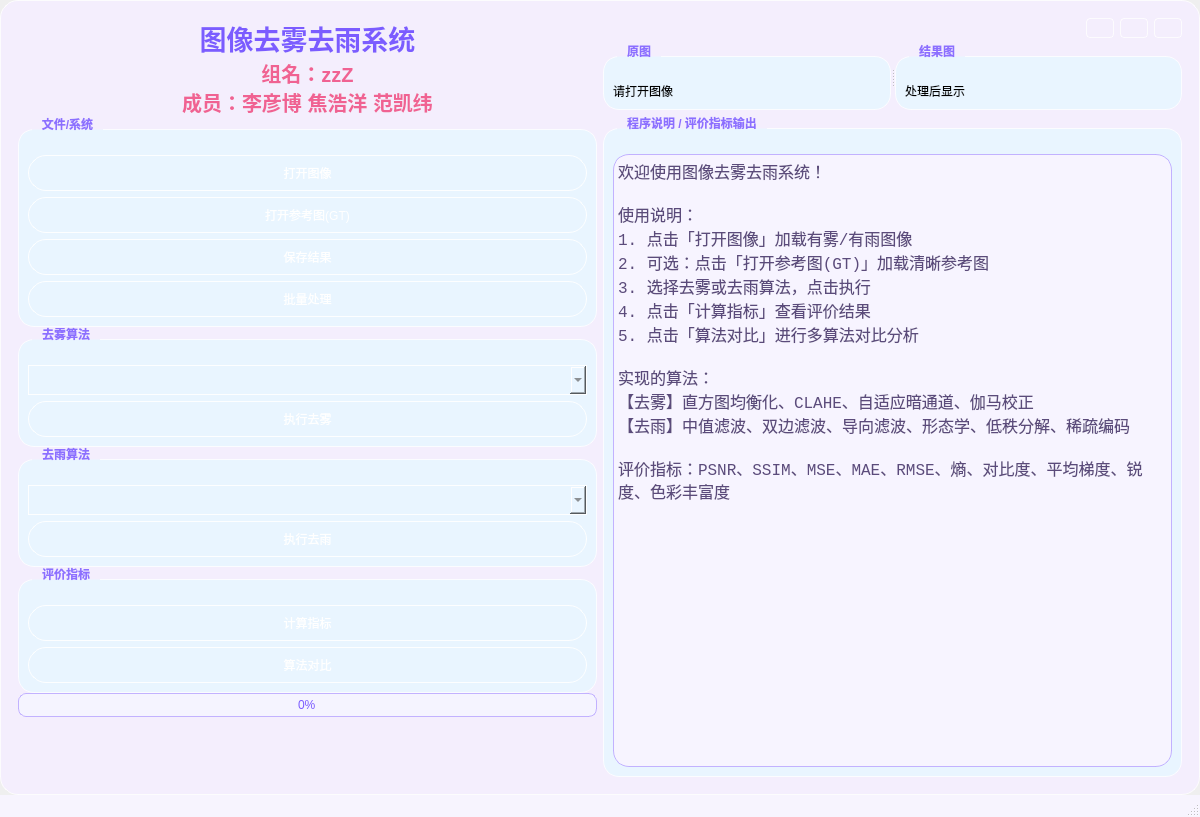
<?xml version="1.0" encoding="UTF-8"?>
<ui version="4.0">
 <class>MainWindow</class>
 <widget class="QMainWindow" name="MainWindow">
  <property name="geometry">
   <rect>
    <x>0</x>
    <y>0</y>
    <width>1200</width>
    <height>817</height>
   </rect>
  </property>
  <property name="windowTitle">
   <string>图像去雾去雨系统 - 数字图像处理大作业</string>
  </property>
  <property name="styleSheet">
   <string notr="true">            /* 梦幻可爱 · 粉蓝磨砂主题 */
            QMainWindow {
                background-color: qlineargradient(
                    x1:0, y1:0, x2:1, y2:1,
                    stop:0 rgba(242, 231, 255, 1.0),   /* 淡淡的薰衣草紫 */
                    stop:1 rgba(222, 244, 255, 1.0)    /* 浅浅的天空蓝 */
                );
            }

            /* 中央面板：略深一点的粉蓝磨砂玻璃块 */
            QWidget#centralwidget {
                background-color: rgba(245, 238, 255, 0.88);
                border-radius: 18px;
                border: 1px solid rgba(255, 255, 255, 0.8);
            }

            /* 分组框：柔和粉蓝，圆角更大一点 */
            QGroupBox {
                font-weight: bold;
                border: 1px solid rgba(255, 255, 255, 0.75);
                border-radius: 16px;
                margin-top: 12px;
                padding-top: 16px;
                background-color: rgba(233, 245, 255, 0.95);
                color: #555555;
            }

            QGroupBox::title {
                subcontrol-origin: margin;
                left: 14px;
                padding: 0 8px;
                color: #8c6fff;  /* 柔和紫色标题 */
            }

            /* 顶部标题和组员信息，更梦幻的文字颜色 */
            QLabel#labelTitle {
                color: #7b5cff;
            }

            QLabel#labelInfo {
                color: #f06292;  /* 甜甜的粉色 */
            }

            /* 通用按钮：圆润的粉蓝渐变按钮 */
            QPushButton {
                background-color: qlineargradient(
                    x1:0, y1:0, x2:1, y2:1,
                    stop:0 rgba(255, 183, 213, 1.0),   /* 粉色 */
                    stop:1 rgba(179, 205, 255, 1.0)    /* 淡蓝 */
                );
                color: #ffffff;
                border: 1px solid rgba(255, 255, 255, 0.9);
                padding: 8px 20px;
                border-radius: 18px;
            }

            QPushButton:hover {
                background-color: qlineargradient(
                    x1:0, y1:0, x2:1, y2:1,
                    stop:0 rgba(255, 198, 222, 1.0),
                    stop:1 rgba(189, 215, 255, 1.0)
                );
            }

            QPushButton:pressed {
                background-color: qlineargradient(
                    x1:0, y1:0, x2:1, y2:1,
                    stop:0 rgba(247, 147, 191, 1.0),
                    stop:1 rgba(159, 188, 245, 1.0)
                );
            }

            /* 下拉框：与按钮协调的粉蓝配色 */
            QComboBox {
                padding: 6px 10px;
                border: 1px solid rgba(255, 255, 255, 0.9);
                border-radius: 16px;
                background-color: rgba(233, 245, 255, 0.95);
                color: #555555;
            }

            QComboBox QAbstractItemView {
                background-color: rgba(248, 244, 255, 0.98);
                color: #555555;
                border: none;          /* 去掉边框，避免黑边 */
                padding: 0px;          /* 去掉上下额外留白 */
                margin: 0px;
                outline: none;
                selection-background-color: rgba(188, 170, 255, 0.9);
            }

            /* 程序说明 / 评价指标输出：淡紫信息面板 */
            QTextEdit#textInfo {
                background-color: rgba(248, 244, 255, 0.96);
                border-radius: 16px;
                border: 1px solid rgba(188, 170, 255, 0.9);
                color: #5b4b7b;
            }

            /* 滚动条：与整体粉紫主题统一 */
            QScrollBar:vertical {
                background: transparent;
                width: 10px;
                margin: 4px 2px 4px 2px;
                border-radius: 5px;
            }

            QScrollBar::handle:vertical {
                background: qlineargradient(
                    x1:0, y1:0, x2:1, y2:1,
                    stop:0 rgba(205, 186, 255, 0.9),
                    stop:1 rgba(179, 205, 255, 0.9)
                );
                border-radius: 5px;
                min-height: 20px;
            }

            QScrollBar::add-line:vertical,
            QScrollBar::sub-line:vertical {
                height: 0px;
                width: 0px;
            }

            QScrollBar::add-page:vertical,
            QScrollBar::sub-page:vertical {
                background: transparent;
            }

            /* 窗口控制按钮：右上角半透明渐变方形（类似 QQ 音乐风格） */
            QPushButton#btnClose,
            QPushButton#btnMinimize,
            QPushButton#btnMaximize {
                min-width: 26px;
                max-width: 26px;
                min-height: 18px;
                max-height: 18px;
                border-radius: 4px;
                padding: 0;
                border: 1px solid rgba(255, 255, 255, 0.75);
                color: transparent;  /* 不显示文字，仅用颜色表达含义 */
            }

            QPushButton#btnClose {
                background: qlineargradient(
                    x1:0, y1:0, x2:1, y2:1,
                    stop:0 rgba(255, 128, 150, 0.75),
                    stop:1 rgba(255, 80, 120, 0.9)
                );
            }

            QPushButton#btnClose:hover {
                background: qlineargradient(
                    x1:0, y1:0, x2:1, y2:1,
                    stop:0 rgba(255, 148, 170, 0.85),
                    stop:1 rgba(255, 96, 136, 1.0)
                );
            }

            QPushButton#btnMinimize {
                background: qlineargradient(
                    x1:0, y1:0, x2:1, y2:1,
                    stop:0 rgba(255, 220, 140, 0.7),
                    stop:1 rgba(255, 196, 90, 0.9)
                );
            }

            QPushButton#btnMinimize:hover {
                background: qlineargradient(
                    x1:0, y1:0, x2:1, y2:1,
                    stop:0 rgba(255, 230, 160, 0.8),
                    stop:1 rgba(255, 204, 102, 1.0)
                );
            }

            QPushButton#btnMaximize {
                background: qlineargradient(
                    x1:0, y1:0, x2:1, y2:1,
                    stop:0 rgba(160, 236, 210, 0.7),
                    stop:1 rgba(110, 210, 190, 0.9)
                );
            }

            QPushButton#btnMaximize:hover {
                background: qlineargradient(
                    x1:0, y1:0, x2:1, y2:1,
                    stop:0 rgba(178, 245, 220, 0.8),
                    stop:1 rgba(120, 220, 200, 1.0)
                );
            }

            /* 进度条：糖果色加载条 */
            QProgressBar {
                border: 1px solid rgba(188, 170, 255, 0.9);
                border-radius: 8px;
                background-color: rgba(245, 245, 255, 0.9);
                text-align: center;
                color: #7b5cff;
            }

            QProgressBar::chunk {
                border-radius: 8px;
                background-color: qlineargradient(
                    x1:0, y1:0, x2:1, y2:0,
                    stop:0 rgba(255, 183, 213, 1.0),
                    stop:1 rgba(179, 205, 255, 1.0)
                );
            }

            /* 状态栏：轻微淡紫底 */
            QStatusBar {
                background-color: rgba(248, 244, 255, 0.95);
            }
   </string>
  </property>
    <widget class="QWidget" name="centralwidget">
            <layout class="QHBoxLayout" name="horizontalLayout">
                    <property name="leftMargin">
                     <number>18</number>
                    </property>
                    <property name="topMargin">
                     <number>18</number>
                    </property>
                    <property name="rightMargin">
                     <number>18</number>
                    </property>
                    <property name="bottomMargin">
                     <number>18</number>
                    </property>
             <item>
                <layout class="QVBoxLayout" name="verticalLayout_left">
                <property name="spacing">
                 <number>0</number>
                </property>
                     <item>
                 <widget class="QLabel" name="labelTitle">
                     <property name="font">
                      <font>
                        <pointsize>20</pointsize>
                        <bold>true</bold>
                      </font>
                     </property>
                     <property name="text">
                      <string>图像去雾去雨系统</string>
                     </property>
                     <property name="alignment">
                      <set>Qt::AlignCenter</set>
                     </property>
                 </widget>
                </item>
        <item>
         <widget class="QLabel" name="labelInfo">
          <property name="font">
            <font>
             <pointsize>15</pointsize>
             <bold>true</bold>
            </font>
          </property>
          <property name="text">
            <string>组名：zzZ
成员：李彦博 焦浩洋 范凯纬</string>
          </property>
          <property name="alignment">
            <set>Qt::AlignCenter</set>
          </property>
         </widget>
        </item>
      <item>
       <widget class="QGroupBox" name="gbFileSystem">
        <property name="title">
         <string>文件/系统</string>
        </property>
        <layout class="QVBoxLayout" name="verticalLayout_file">
         <item>
          <widget class="QPushButton" name="btn_openImage">
           <property name="text">
            <string>打开图像</string>
           </property>
          </widget>
         </item>
         <item>
          <widget class="QPushButton" name="btn_openGT">
           <property name="text">
            <string>打开参考图(GT)</string>
           </property>
          </widget>
         </item>
         <item>
          <widget class="QPushButton" name="btn_saveResult">
           <property name="text">
            <string>保存结果</string>
           </property>
          </widget>
         </item>
         <item>
          <widget class="QPushButton" name="btn_batchProcess">
           <property name="text">
            <string>批量处理</string>
           </property>
          </widget>
         </item>
        </layout>
       </widget>
      </item>
      <item>
       <widget class="QGroupBox" name="gbDehaze">
        <property name="title">
         <string>去雾算法</string>
        </property>
        <layout class="QVBoxLayout" name="verticalLayout_dehaze">
         <item>
          <widget class="QComboBox" name="comboDehaze"/>
         </item>
         <item>
          <widget class="QPushButton" name="btnApplyDehaze">
           <property name="text">
            <string>执行去雾</string>
           </property>
          </widget>
         </item>
        </layout>
       </widget>
      </item>
      <item>
       <widget class="QGroupBox" name="gbDerain">
        <property name="title">
         <string>去雨算法</string>
        </property>
        <layout class="QVBoxLayout" name="verticalLayout_derain">
         <item>
          <widget class="QComboBox" name="comboDerain"/>
         </item>
         <item>
          <widget class="QPushButton" name="btnApplyDerain">
           <property name="text">
            <string>执行去雨</string>
           </property>
          </widget>
         </item>
        </layout>
       </widget>
      </item>
      <item>
       <widget class="QGroupBox" name="gbMetrics">
        <property name="title">
         <string>评价指标</string>
        </property>
        <layout class="QVBoxLayout" name="verticalLayout_metrics">
         <item>
          <widget class="QPushButton" name="btnCalculateMetrics">
           <property name="text">
            <string>计算指标</string>
           </property>
          </widget>
         </item>
         <item>
          <widget class="QPushButton" name="btnCompareAlgorithms">
           <property name="text">
            <string>算法对比</string>
           </property>
          </widget>
         </item>
        </layout>
       </widget>
      </item>
      <item>
       <widget class="QProgressBar" name="progressBar">
        <property name="value">
         <number>0</number>
        </property>
        <property name="textVisible">
         <bool>true</bool>
        </property>
       </widget>
      </item>
      <item>
       <spacer name="verticalSpacer">
        <property name="orientation">
         <enum>Qt::Vertical</enum>
        </property>
        <property name="sizeHint" stdset="0">
         <size>
          <width>20</width>
          <height>40</height>
         </size>
        </property>
       </spacer>
      </item>
     </layout>
    </item>
    <item>
     <layout class="QVBoxLayout" name="verticalLayout_right">
        <item>
         <layout class="QHBoxLayout" name="horizontalLayout_windowControls">
          <property name="spacing">
           <number>6</number>
          </property>
          <item>
           <spacer name="horizontalSpacer_windowControls">
            <property name="orientation">
             <enum>Qt::Horizontal</enum>
            </property>
            <property name="sizeHint" stdset="0">
             <size>
            <width>40</width>
            <height>20</height>
             </size>
            </property>
           </spacer>
          </item>
          <item>
           <widget class="QPushButton" name="btnMinimize">
            <property name="text">
             <string/>
            </property>
           </widget>
          </item>
          <item>
           <widget class="QPushButton" name="btnMaximize">
            <property name="text">
             <string/>
            </property>
           </widget>
          </item>
          <item>
           <widget class="QPushButton" name="btnClose">
            <property name="text">
             <string/>
            </property>
           </widget>
          </item>
         </layout>
        </item>
      <item>
       <widget class="QSplitter" name="splitterImages">
        <property name="orientation">
         <enum>Qt::Horizontal</enum>
        </property>
        <widget class="QGroupBox" name="gbOriginal">
         <property name="title">
          <string>原图</string>
         </property>
         <layout class="QVBoxLayout" name="verticalLayout_original">
          <item>
           <widget class="ImageLabel" name="lblOriginal">
            <property name="text">
             <string>请打开图像</string>
            </property>
           </widget>
          </item>
         </layout>
        </widget>
        <widget class="QGroupBox" name="gbResult">
         <property name="title">
          <string>结果图</string>
         </property>
         <layout class="QVBoxLayout" name="verticalLayout_result">
          <item>
           <widget class="ImageLabel" name="lblResult">
            <property name="text">
             <string>处理后显示</string>
            </property>
           </widget>
          </item>
         </layout>
        </widget>
       </widget>
      </item>
      <item>
       <widget class="QGroupBox" name="gbInfo">
        <property name="title">
         <string>程序说明 / 评价指标输出</string>
        </property>
        <layout class="QVBoxLayout" name="verticalLayout_info">
         <item>
          <widget class="QTextEdit" name="textInfo">
           <property name="font">
            <font>
             <family>Consolas</family>
                 <pointsize>12</pointsize>
            </font>
           </property>
           <property name="readOnly">
            <bool>true</bool>
           </property>
           <property name="plainText">
            <string>欢迎使用图像去雾去雨系统！

使用说明：
1. 点击「打开图像」加载有雾/有雨图像
2. 可选：点击「打开参考图(GT)」加载清晰参考图
3. 选择去雾或去雨算法，点击执行
4. 点击「计算指标」查看评价结果
5. 点击「算法对比」进行多算法对比分析

实现的算法：
【去雾】直方图均衡化、CLAHE、自适应暗通道、伽马校正
【去雨】中值滤波、双边滤波、导向滤波、形态学、低秩分解、稀疏编码

评价指标：PSNR、SSIM、MSE、MAE、RMSE、熵、对比度、平均梯度、锐度、色彩丰富度</string>
           </property>
          </widget>
         </item>
        </layout>
       </widget>
      </item>
     </layout>
    </item>
   </layout>
  </widget>
  <widget class="QStatusBar" name="statusbar"/>
 </widget>
 <customwidgets>
  <customwidget>
   <class>ImageLabel</class>
   <extends>QLabel</extends>
   <header>main</header>
  </customwidget>
 </customwidgets>
 <resources/>
 <connections/>
</ui>
